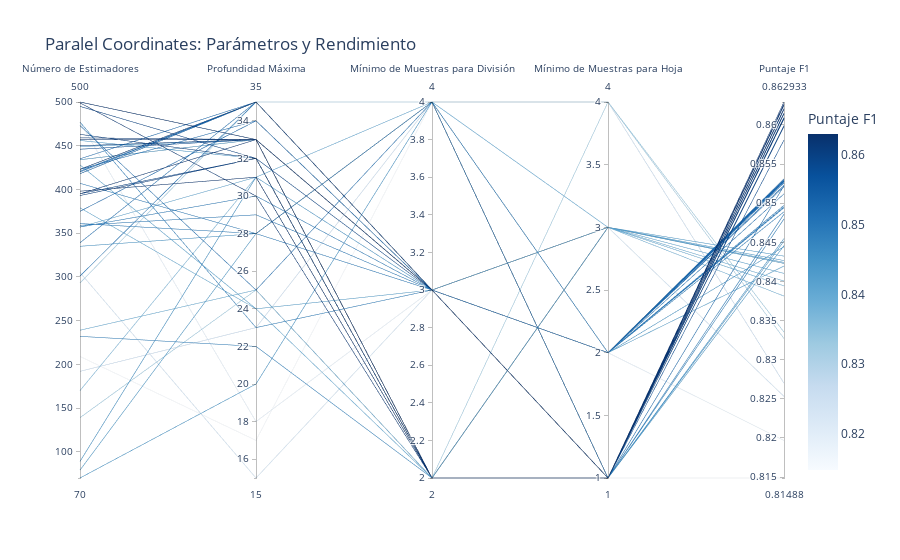

Source (notebook cell):
### Markdown cell above
### CP para HP

### Code cell
import plotly.express as px

# Obtener los resultados del estudio de Optuna
trials_df0 = study.trials
trials_data = []

# Extraer los parámetros y el valor de cada ensayo
for trial in trials_df0:
    # Extraer los parámetros y el F1 score
    trial_params = trial.params
    trial_params['F1 Score'] = trial.value  # Añadir el F1 score como una nueva columna
    trials_data.append(trial_params)

# Crear un DataFrame a partir de los resultados
trials_df = pd.DataFrame(trials_data)

# Verificar las columnas del DataFrame
print(trials_df.columns)

# Crear el gráfico de coordenadas paralelas
fig = px.parallel_coordinates(
    trials_df,
    dimensions=['n_estimators', 'max_depth', 'min_samples_split', 
                'min_samples_leaf', 'max_features', 'F1 Score'],
    color='F1 Score',  # Para colorear según el F1 score
    labels={
        'n_estimators': 'Número de Estimadores',
        'max_depth': 'Profundidad Máxima',
        'min_samples_split': 'Mínimo de Muestras para División',
        'min_samples_leaf': 'Mínimo de Muestras para Hoja',
        'max_features': 'Máximo de Características',
        'F1 Score': 'Puntaje F1'
    },
    color_continuous_scale='Blues',  # Cambiar el color del gráfico
    title="Paralel Coordinates: Parámetros y Rendimiento"
)

# Mostrar el gráfico
fig.show()

### Figure 1 — Plotly figure (JSON) as saved in the notebook; plotly's stock layout.template omitted (floating-point values rounded to 4 significant figures)
{"data": [{"dimensions": [{"label": "Número de Estimadores", "values": [379, 209, 477, 335, 428, 89, 139, 232, 70, 239, 170, 305, 473, 293, 477, 79, 192, 357, 357, 361, 359, 339, 418, 375, 407, 420, 423, 423, 421, 423, 418, 301, 435, 434, 434, 446, 456, 500, 449, 450, 459, 395, 463, 457, 500, 495, 395, 499, 398, 393]}, {"label": "Profundidad Máxima", "values": [24, 17, 18, 28, 24, 31, 25, 22, 20, 25, 31, 15, 25, 35, 23, 28, 23, 31, 30, 28, 29, 35, 35, 34, 28, 35, 35, 35, 35, 34, 35, 35, 35, 33, 33, 33, 32, 33, 33, 33, 33, 33, 32, 33, 33, 32, 32, 30, 31, 32]}, {"label": "Mínimo de Muestras para División", "values": [2, 4, 3, 4, 3, 3, 2, 2, 4, 2, 2, 3, 4, 4, 3, 4, 4, 4, 3, 4, 3, 3, 3, 3, 3, 3, 3, 3, 3, 3, 3, 3, 3, 3, 3, 3, 2, 2, 3, 2, 2, 2, 2, 2, 3, 2, 3, 2, 2, 2]}, {"label": "Mínimo de Muestras para Hoja", "values": [3, 1, 2, 2, 2, 1, 4, 1, 1, 3, 3, 3, 1, 4, 1, 1, 4, 3, 2, 2, 2, 2, 2, 2, 2, 2, 2, 1, 2, 2, 2, 2, 2, 3, 3, 1, 3, 3, 3, 1, 1, 1, 1, 1, 1, 1, 1, 1, 1, 1]}, {"label": "Puntaje F1", "values": [0.8401, 0.8149, 0.8197, 0.8444, 0.842, 0.8455, 0.8335, 0.848, 0.8452, 0.8394, 0.8381, 0.8253, 0.8522, 0.8327, 0.8486, 0.8446, 0.827, 0.841, 0.8494, 0.8489, 0.8497, 0.8523, 0.8531, 0.8528, 0.8495, 0.8527, 0.853, 0.861, 0.8529, 0.8521, 0.8531, 0.8512, 0.8526, 0.8423, 0.8423, 0.8581, 0.8432, 0.8424, 0.8427, 0.8615, 0.8614, 0.8625, 0.8608, 0.8629, 0.8621, 0.8599, 0.8598, 0.862, 0.8627, 0.8608]}], "domain": {"x": [0, 1], "y": [0, 1]}, "line": {"color": [0.8401, 0.8149, 0.8197, 0.8444, 0.842, 0.8455, 0.8335, 0.848, 0.8452, 0.8394, 0.8381, 0.8253, 0.8522, 0.8327, 0.8486, 0.8446, 0.827, 0.841, 0.8494, 0.8489, 0.8497, 0.8523, 0.8531, 0.8528, 0.8495, 0.8527, 0.853, 0.861, 0.8529, 0.8521, 0.8531, 0.8512, 0.8526, 0.8423, 0.8423, 0.8581, 0.8432, 0.8424, 0.8427, 0.8615, 0.8614, 0.8625, 0.8608, 0.8629, 0.8621, 0.8599, 0.8598, 0.862, 0.8627, 0.8608], "coloraxis": "coloraxis"}, "name": "", "type": "parcoords"}], "layout": {"coloraxis": {"colorbar": {"title": {"text": "Puntaje F1"}}, "colorscale": [[0, "rgb(247,251,255)"], [0.125, "rgb(222,235,247)"], [0.25, "rgb(198,219,239)"], [0.375, "rgb(158,202,225)"], [0.5, "rgb(107,174,214)"], [0.625, "rgb(66,146,198)"], [0.75, "rgb(33,113,181)"], [0.875, "rgb(8,81,156)"], [1, "rgb(8,48,107)"]]}, "legend": {"tracegroupgap": 0}, "title": {"text": "Paralel Coordinates: Parámetros y Rendimiento"}}}
